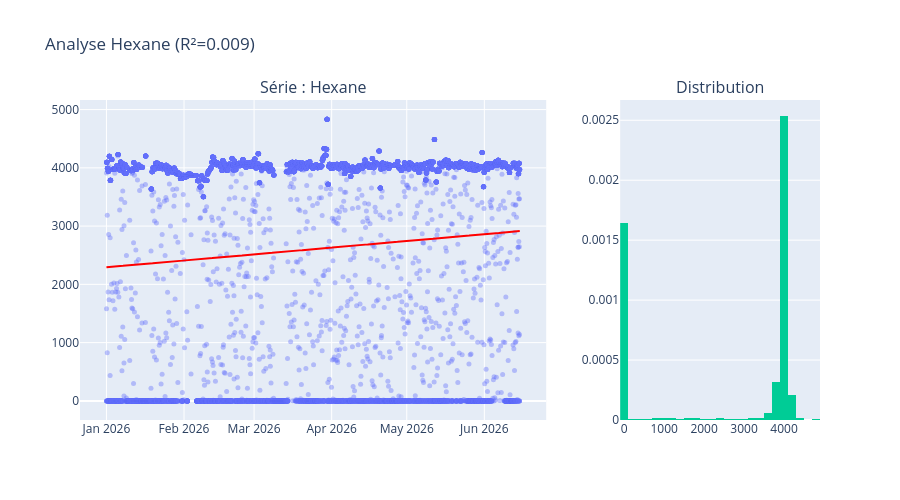

The notebook cell saved with this chart:
### Code cell
processor.plot_simple_tag('Hexane')

### Figure 1 — Plotly figure (JSON) as saved in the notebook; plotly's stock layout.template omitted (floating-point values rounded to 4 significant figures; data arrays with more than 128 entries replaced by an {"elided": "..."} marker saying what was removed)
{"data": [{"marker": {"opacity": 0.4, "size": 5}, "mode": "markers", "name": "Données", "type": "scatter", "x": {"elided": "15826 str values"}, "xaxis": "x", "y": {"elided": "15826 float values"}, "yaxis": "y"}, {"line": {"color": "red"}, "name": "Tendance", "type": "scatter", "x": {"elided": "15826 str values"}, "xaxis": "x", "y": {"elided": "15826 float values"}, "yaxis": "y"}, {"histnorm": "probability density", "nbinsx": 30, "type": "histogram", "x": {"elided": "15826 float values"}, "xaxis": "x2", "yaxis": "y2"}], "layout": {"annotations": [{"font": {"size": 16}, "showarrow": false, "text": "Série : Hexane", "x": 0.315, "xanchor": "center", "xref": "paper", "y": 1, "yanchor": "bottom", "yref": "paper"}, {"font": {"size": 16}, "showarrow": false, "text": "Distribution", "x": 0.865, "xanchor": "center", "xref": "paper", "y": 1, "yanchor": "bottom", "yref": "paper"}], "height": 500, "showlegend": false, "title": {"text": "Analyse Hexane (R²=0.009)"}, "xaxis": {"anchor": "y", "domain": [0, 0.63]}, "xaxis2": {"anchor": "y2", "domain": [0.73, 1]}, "yaxis": {"anchor": "x", "domain": [0, 1]}, "yaxis2": {"anchor": "x2", "domain": [0, 1]}}}
